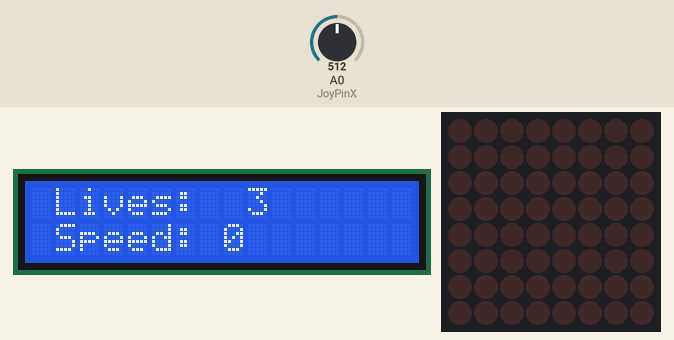
Recording of a sketch running on a simulated Arduino Uno, built with avr-gcc and run on an emulated ATmega328P. On the bench: 16×2 character LCD, 8×8 LED matrix. The inputs (shaded band) are chosen by the test bench; at power-on: A0 (JoyPinX) = 512. Random numbers use the default seed unless the sketch sets one; what the sketch prints to the serial monitor is not drawn.

Above: at 1.2 s.
1.3 s: A0 (JoyPinX) set to 985
2.8 s: A0 (JoyPinX) set to 1017
At 2.86 s:
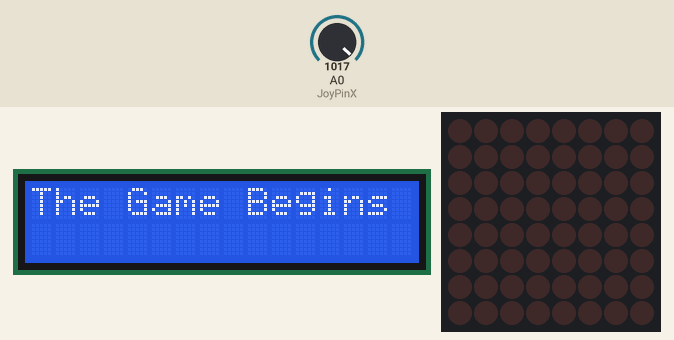
4.6 s: A0 (JoyPinX) set to 696
7.4 s: A0 (JoyPinX) set to 663
At 9.7 s:
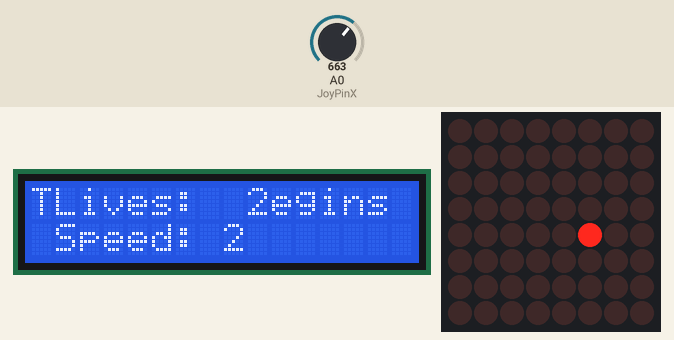
10.1 s: A0 (JoyPinX) set to 1010
At 10.5 s:
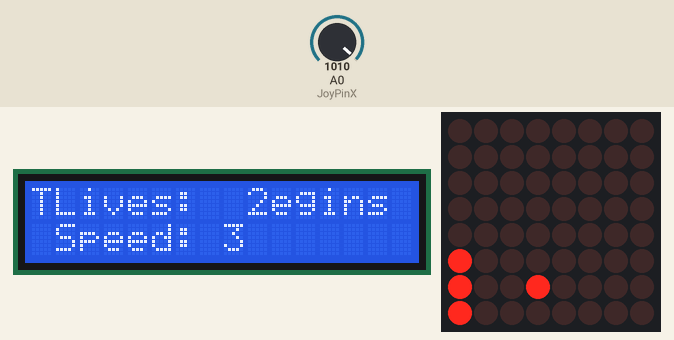
12.1 s: A0 (JoyPinX) set to 330
At 14.4 s:
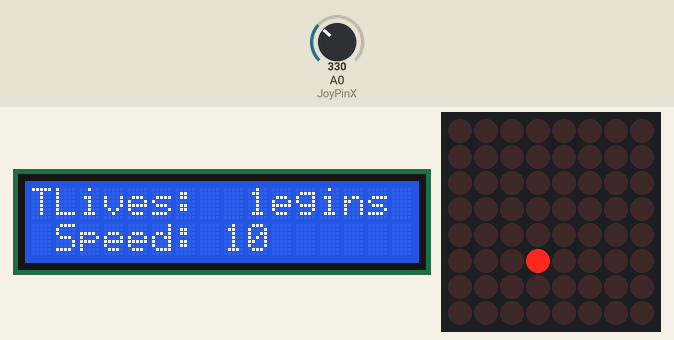

Measured:
- the behaviour switches between 1000 and 1001 on A0 (JoyPinX) (found by bisection; images 0 and 1)
- the behaviour switches between 681 and 680 on A0 (JoyPinX) (found by bisection; images 1 and 2)
- after the input at 1.3 s, every drawn part: stays the same
- after the input at 2.8 s, the display: changes at once (image 1)
- after the input at 10.1 s, the display: first changes at once (image 3 shows a later state)

The sketch:

Proiect_Matrice.ino
```cpp
#include "LedControl.h"
#include <LiquidCrystal.h>

#define JoyPinX A0
#define JoyPinY A1
#define INDEX_TIME 10

LedControl lc = LedControl(12, 11, 10, 1); //DIN, CLK, LOAD, No. DRIVER
LiquidCrystal lcd(3, 4, 5, 6, 7, 8);

int Interval1 = 300;

int PositionX = 0;
int PrevPosX = 0;
int ValX = 0;

int LetTheGameBegin = 0;
int Beginning = 1 ;

bool BallDirectionX = true;
bool BallDirectionY = false;
int BallX = random(3, 7);
int BallY = random(3, 7);

unsigned long LastUpdate = 0;
unsigned long LastUpdateBall = 0;

int Time = 0;
int Speed = 0;
int Lives = 3;
int NrMoves = 0;
int PrevNrMoves = 0;


const byte Start[][8] = {
  {
    B00000000,
    B00000000,
    B00000000,
    B00000000,
    B00000000,
    B00000000,
    B00000000,
    B00000000
  }, {
    B00000000,
    B00000001,
    B00000000,
    B00000001,
    B00000001,
    B00000001,
    B00000000,
    B00000000
  }, {
    B00000000,
    B00000011,
    B00000000,
    B00000011,
    B00000010,
    B00000011,
    B00000000,
    B00000000
  }, {
    B00000000,
    B00000111,
    B00000001,
    B00000111,
    B00000100,
    B00000111,
    B00000000,
    B00000000
  }, {
    B00000000,
    B00001110,
    B00000010,
    B00001110,
    B00001000,
    B00001110,
    B00000000,
    B00000000
  }, {
    B00000000,
    B00011100,
    B00000100,
    B00011100,
    B00010000,
    B00011101,
    B00000000,
    B00000000
  }, {
    B00000000,
    B00111001,
    B00001001,
    B00111001,
    B00100001,
    B00111011,
    B00000000,
    B00000000
  }, {
    B00000000,
    B01110010,
    B00010010,
    B01110010,
    B01000010,
    B01110111,
    B00000000,
    B00000000
  }, {
    B00000000,
    B11100100,
    B00100100,
    B11100100,
    B10000100,
    B11101110,
    B00000000,
    B00000000
  }, {
    B00000000,
    B11001001,
    B01001001,
    B11001001,
    B00001001,
    B11011101,
    B00000000,
    B00000000
  }, {
    B00000000,
    B10010010,
    B10010010,
    B10010011,
    B00010010,
    B10111011,
    B00000000,
    B00000000
  }, {
    B00000000,
    B00100101,
    B00100101,
    B00100111,
    B00100101,
    B01110111,
    B00000000,
    B00000000
  }, {
    B00000000,
    B01001010,
    B01001010,
    B01001110,
    B01001010,
    B11101110,
    B00000000,
    B00000000
  }, {
    B00000000,
    B10010101,
    B10010101,
    B10011101,
    B10010101,
    B11011101,
    B00000000,
    B00000000
  }, {
    B00000000,
    B00101010,
    B00101011,
    B00111011,
    B00101010,
    B10111011,
    B00000000,
    B00000000
  }, {
    B00000000,
    B01010101,
    B01010110,
    B01110111,
    B01010101,
    B01110111,
    B00000000,
    B00000000
  }, {
    B00000000,
    B10101010,
    B10101100,
    B11101110,
    B10101010,
    B11101110,
    B00000000,
    B00000000
  }, {
    B00000000,
    B01010100,
    B01011000,
    B11011100,
    B01010100,
    B11011101,
    B00000000,
    B00000000
  }, {
    B00000000,
    B10101001,
    B10110001,
    B10111001,
    B10101001,
    B10111011,
    B00000000,
    B00000000
  }, {
    B00000000,
    B01010010,
    B01100010,
    B01110010,
    B01010010,
    B01110111,
    B00000000,
    B00000000
  }, {
    B00000000,
    B10100100,
    B11000100,
    B11100100,
    B10100100,
    B11101110,
    B00000000,
    B00000000
  }, {
    B00000000,
    B01001001,
    B10001000,
    B11001001,
    B01001001,
    B11011101,
    B00000000,
    B00000000
  }, {
    B00000000,
    B10010010,
    B00010000,
    B10010010,
    B10010010,
    B10111010,
    B00000000,
    B00000000
  }, {
    B00000000,
    B00100100,
    B00100000,
    B00100100,
    B00100100,
    B01110100,
    B00000000,
    B00000000
  }, {
    B00000000,
    B01001000,
    B01000000,
    B01001000,
    B01001000,
    B11101000,
    B00000000,
    B00000000
  }, {
    B00000000,
    B10010000,
    B10000000,
    B10010000,
    B10010000,
    B11010000,
    B00000000,
    B00000000
  }, {
    B00000000,
    B00100000,
    B00000000,
    B00100000,
    B00100000,
    B10100000,
    B00000000,
    B00000000
  }, {
    B00000000,
    B01000000,
    B00000000,
    B01000000,
    B01000000,
    B01000000,
    B00000000,
    B00000000
  }, {
    B00000000,
    B01000000,
    B00000000,
    B01000000,
    B01000000,
    B01000000,
    B00000000,
    B00000000
  }, {
    B00000000,
    B10000000,
    B00000000,
    B10000000,
    B10000000,
    B10000000,
    B00000000,
    B00000000
  }, {
    B00000000,
    B00000000,
    B00000000,
    B00000000,
    B00000000,
    B00000000,
    B00000000,
    B00000000
  }
};
const int IMAGES_LEN1 = sizeof(Start) / 8;

const byte End[][8] = {
  {
    B11111111,
    B11111111,
    B11111111,
    B11111111,
    B11111111,
    B11111111,
    B11111111,
    B11111111
  }, {
    B00000000,
    B00000000,
    B00000000,
    B00000000,
    B00000000,
    B00000000,
    B00000000,
    B00000000
  }
};
const int IMAGES_LEN2 = sizeof(End) / 8;

void GameSetups() {

  if (Lives == 0) {

    PositionX = 0;
    PrevPosX = 0;
    ValX = 0;

    BallDirectionX = true;
    BallDirectionY = false;

    LastUpdate = 0;
    LastUpdateBall = 0;

    LetTheGameBegin = 0;
    Beginning = 1 ;

    Time = 0;
    Speed = 0;
    Lives = 3;
    NrMoves = 0;
    PrevNrMoves = 0;

    Interval1 = 300;

  }

  BallX = random(3, 7);
  BallY = random(3, 7);
}

void PlateMovement() {

  int Interval = 60;
  if (( millis() - LastUpdate) >= Interval) {

    LastUpdate = millis();
    ValX = analogRead(JoyPinX);
    Serial.println(ValX);

    if ( ValX < 340 ) {
      PrevPosX = PositionX;
      PositionX--;
      NrMoves++;
    }
    if ( ValX > 680 ) {
      PrevPosX = PositionX;
      PositionX++;
      NrMoves++;
    }

    if ( PositionX < 0) PositionX = 0;
    if ( PositionX > 5) PositionX = 5;
    // PositionX = PositionX % 8;

    if ( PrevPosX != PositionX ) {
      lc.setLed(0, PrevPosX, 0, 0);
      lc.setLed(0, PrevPosX + 1, 0, 0);
      lc.setLed(0, PrevPosX + 2, 0, 0);
    }
    lc.setLed(0, PositionX, 0, 1);
    lc.setLed(0, PositionX + 1, 0, 1);
    lc.setLed(0, PositionX + 2, 0, 1);
  }

}

void BallMove() {


  if ( NrMoves > PrevNrMoves + 7 ) {
    PrevNrMoves = NrMoves;
    Interval1 = Interval1 - INDEX_TIME;
    Speed++;
    lcd.setCursor(1, 1);
    lcd.print("Speed: ");
    lcd.print(Speed);

  }
  if ( (millis() - LastUpdateBall) >= Interval1 ) {

    LastUpdateBall = millis();

    lc.setLed(0, BallX, BallY, 0);

    if (BallDirectionX)
      BallX--;
    else
      BallX++;

    if (BallDirectionY)
      BallY--;
    else
      BallY++;

    if ( BallY == 1 ) {
      if ( BallX < PositionX || BallX > PositionX + 2 ) {
        Lives--;
        lcd.setCursor(1, 0);
        lcd.print("Lives:  ");
        lcd.print(Lives);
        GameOver();
      }
      else
        BallDirectionY = !BallDirectionY;
    }

    if ( BallX == 0 || BallX == 7)
      BallDirectionX = !BallDirectionX;

    if ( BallY == 7)
      BallDirectionY = !BallDirectionY;

    lc.setLed(0, BallX, BallY, 1);
  }
}

void displayImage( const byte* image) {
  for ( int i = 0; i < 8; i++)
    for ( int j = 0; j < 8; j++)
      lc.setLed(0, j, i, bitRead(image[i], 7 - j));

}

void StartGame() {

  lcd.clear();
  Beginning = 0;
  lcd.print("The Game Begins");

  for ( int i = 0; i < IMAGES_LEN1; i++) {
    displayImage(Start[i]);
    delay(100);
  }
  // lcd.setCursor(1,1);
  //lcd.println("Time Speed Lives ");
}

void ContinueGame() {
  PlateMovement();
  BallMove();
}

void GameOver() {
  GameSetups();
  LetTheGameBegin = 0;
  for ( int i = 0; i < IMAGES_LEN2; i++) {
    displayImage(End [i]);
    delay(100);
  }
  //Lives--;

}

void setup() {

  Serial.begin(9600);
  Serial.println("----Start Serial Monitor-----");

  lc.shutdown(0, false);
  lc.setIntensity(0, 2);
  lc.clearDisplay(0);

  pinMode(JoyPinX, INPUT);
  pinMode(JoyPinY, INPUT);

  lcd.begin(16, 2);
  lcd.clear();

  lcd.setCursor(1, 0);
  lcd.print("Lives:  ");
  lcd.println(Lives);

  lcd.setCursor(1, 1);
  lcd.print("Speed: ");
  lcd.println(Speed);


}
int Flag;

void loop() {

  if ( LetTheGameBegin == 1 ) {
    if ( Beginning == 1 ) StartGame();
    if (Lives > 0) ContinueGame();
    // else GameOver();
  }
  else {
    Flag = analogRead(JoyPinX);
    if (Flag > 1000 ) LetTheGameBegin = 1;
  }


}
```
